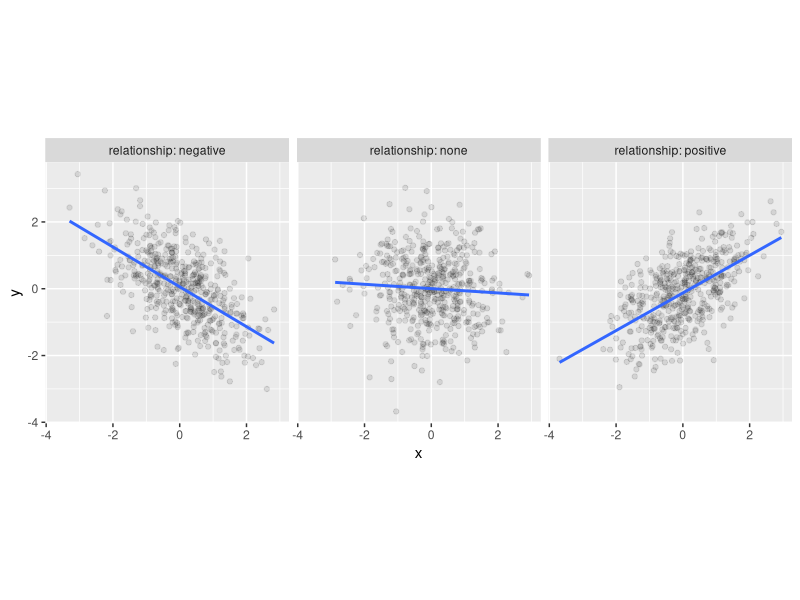
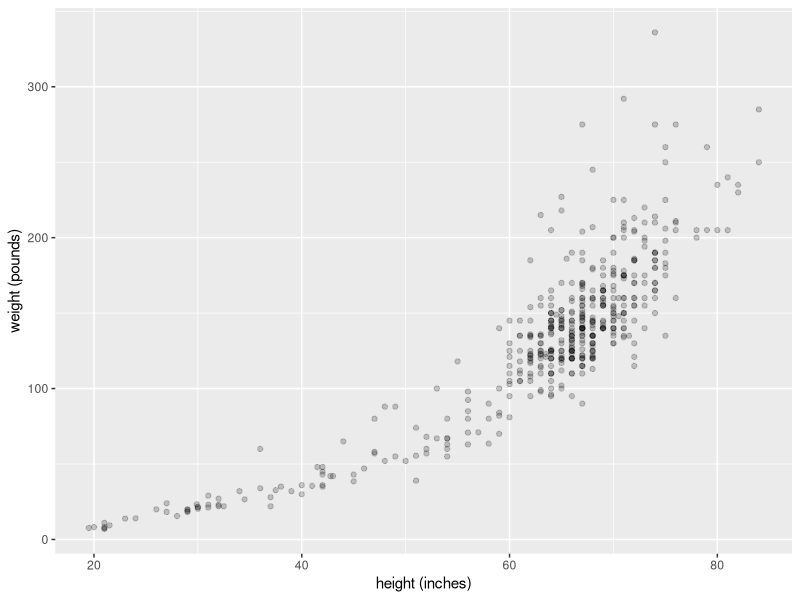
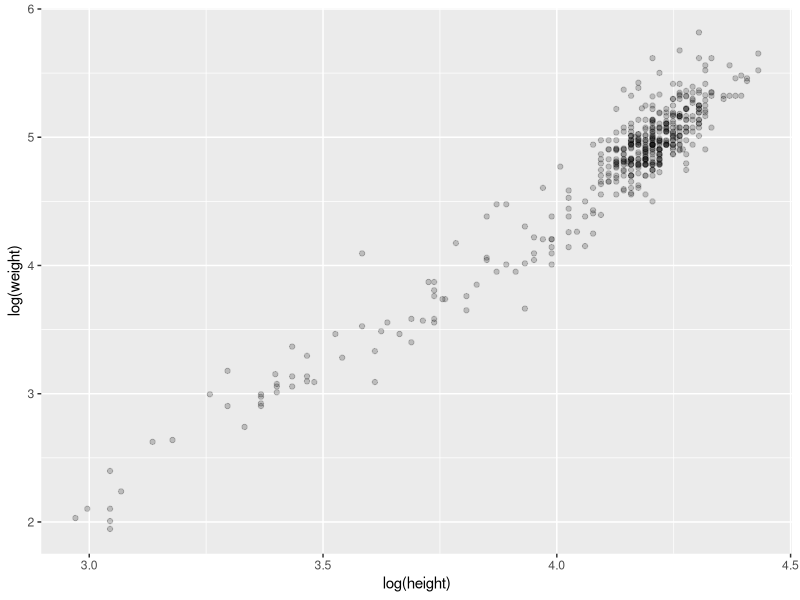
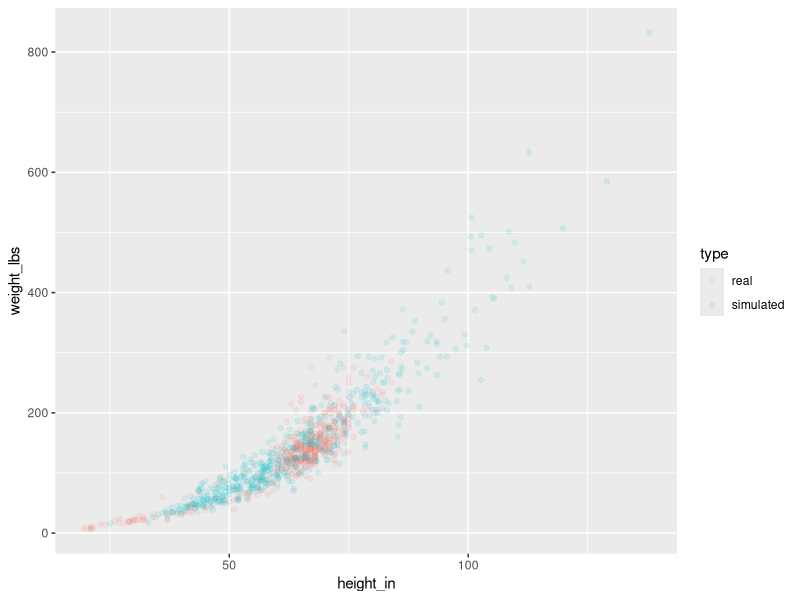

Reproduce these figures in R, in order.
## ---- chunk 1
#| label: fig-correlation-relationships
#| fig.width: 6
#| fig.height: 3
#| echo: false
#| message: false
#| fig.cap: "Different types of bivariate relationships."
library("tidyverse")

set.seed(1451)

.pos <- MASS::mvrnorm(500, c(0, 0), matrix(c(1, .6, .6, 1), ncol = 2))
.neg <- MASS::mvrnorm(500, c(0, 0), matrix(c(1, -.6, -.6, 1), ncol = 2))
.none <- MASS::mvrnorm(500, c(0, 0), matrix(c(1, 0, 0, 1), ncol = 2))

.mytib <- tibble(
  relationship = factor(c("negative", "none", "positive"),
                        levels = c("negative", "none", "positive")),
  data = list(tibble(x = .neg[, 1], y = .neg[, 2]),
              tibble(x = .none[ ,1], y = .none[, 2]),
              tibble(x = .pos[, 1], y = .pos[, 2]))
) |>
  unnest(data)

ggplot(.mytib, aes(x, y)) +
  facet_wrap(~ relationship,
             labeller = "label_both") + 
  geom_point(alpha = .1) +
  geom_smooth(method = "lm", se = FALSE) +
  coord_cartesian(xlim = c(-4, 4), ylim = c(-4, 4)) +
  coord_equal()
## ---- chunk 2
library("tidyverse")

handw <- read_csv("data/heights_and_weights.csv", col_types = "dd")

ggplot(handw, aes(height_in, weight_lbs)) + 
  geom_point(alpha = .2) +
  labs(x = "height (inches)", y = "weight (pounds)") 
## ---- chunk 3
handw_log <- handw |>
  mutate(hlog = log(height_in),
         wlog = log(weight_lbs))
## ---- chunk 4
sumstats <- 
  handw_log |> summarize(mh = mean(hlog),
                        mw = mean(wlog),
                        sh = sd(hlog),
                        sw = sd(wlog))

hwcor <- cor(handw_log |> pull(hlog), handw_log |> pull(wlog))

ggplot(handw_log, aes(hlog, wlog)) +
  geom_point(alpha = .2) +
  labs(x = "log(height)", y = "log(weight)")
## ---- chunk 5
#| label: secret-chunk
#| include: false
.mh <- sumstats |> pull(mh) |> round(2)
.sh <- sumstats |> pull(sh) |> round(2)
.mw <- sumstats |> pull(mw) |> round(2)
.sw <- sumstats |> pull(sw) |> round(2)
.rho <- round(hwcor, 2)
## ---- chunk 6
my_cov <- .96 * .26 * .65
## ---- chunk 7
my_Sigma <- matrix(c(.26^2, my_cov, my_cov, .65^2), ncol = 2)
my_Sigma
## ---- chunk 8
set.seed(62) # for reproducibility

# passing the *named* vector c(height = 4.11, weight = 4.74)
# for mu gives us column names in the output
log_ht_wt <- MASS::mvrnorm(6, 
                           c(height = 4.11, weight = 4.74), 
                           my_Sigma)

log_ht_wt
## ---- chunk 9
exp(log_ht_wt)
## ---- chunk 10
#| label: secret-block-2
#| include: false
.sim_h <- exp(log_ht_wt)[1, 1] |> round(2)
.ft <- floor(.sim_h / 12)
.in <- round((.sim_h - floor(.sim_h)) * 12)
.sim_w <- exp(log_ht_wt)[1, 2] |> round(2)
## ---- chunk 11
## simulate new humans
new_humans <- MASS::mvrnorm(500, 
                            c(height_in = 4.11, weight_lbs = 4.74),
                            my_Sigma) |>
  exp() |> # back-transform from log to inches and pounds
  as_tibble() |> # make tibble for plotting
  mutate(type = "simulated") # tag them as simulated

## combine real and simulated datasets
## handw is variable containing data from heights_and_weights.csv
alldata <- bind_rows(handw |> mutate(type = "real"), 
                     new_humans)

ggplot(alldata, aes(height_in, weight_lbs)) +
  geom_point(aes(colour = type), alpha = .1)
## ---- chunk 12
narc_2 <- read_csv("data/narc_2.csv",
                   col_types = "dddd")

lm_VN <- lm(cbind(VN, GN) ~ HP + EP, data = narc_2)
summary(lm_VN)
